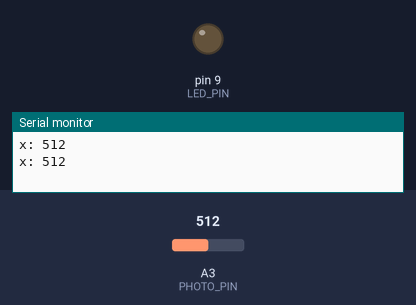
Simulated run of this sketch. Board: Arduino Uno, built with avr-gcc and run on an emulated ATmega328P. On the bench: output pins drawn as LEDs (lit = HIGH), the last lines printed to the serial monitor. The inputs (shaded band) are chosen by the test bench; at power-on: A3 (PHOTO_PIN) = 512.

Above: at 1.2 s.
1.3 s: A3 (PHOTO_PIN) set to 44
3.2 s: A3 (PHOTO_PIN) set to 35
At 5.3 s:
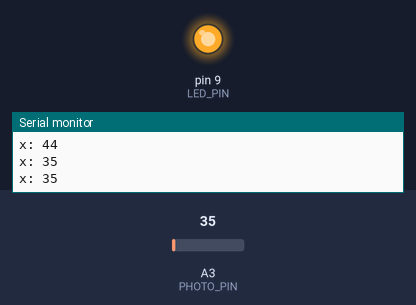
5.6 s: A3 (PHOTO_PIN) set to 122
At 7.3 s:
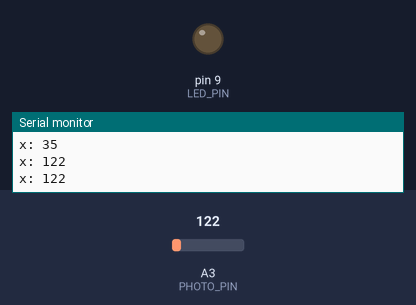
7.6 s: A3 (PHOTO_PIN) set to 30
At 9.5 s:
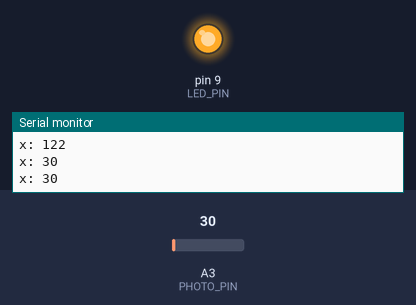
Timing chart, 0 to 10.7 s (numbered marks = the images above; inputs shaded):
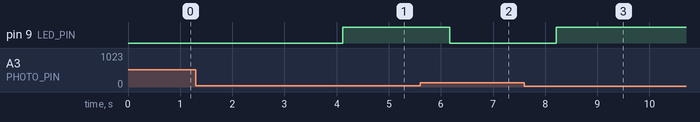

The sketch:

photoresistor.ino
```cpp
//#include "Axis.h"

const int PHOTO_PIN = A3;
const int LED_PIN   = 9;//the number of the LED pin

const int NUM_SAMPLES = 20;
const int THRESHOLD = 40;


void setup() {
  pinMode(LED_PIN, OUTPUT);
  Serial.begin(9600);
}

void loop() {

  int x = readAnalogPin(PHOTO_PIN);
  Serial.print("x: ");
  Serial.println(x);

  if(x < THRESHOLD) {
    digitalWrite(LED_PIN, HIGH);
  } else {
    digitalWrite(LED_PIN, LOW);
  }
  delay(1000);

}


int readAnalogPin(int pin) {
  long reading = 0;
  analogRead(pin);
  delay(1);
  for (int i = 0; i < NUM_SAMPLES; i++) {
    reading += analogRead(pin);
    delay(1);
  }
  return reading/NUM_SAMPLES;
}
```

Measured:
- the behaviour switches between 40 and 39 on A3 (PHOTO_PIN) (found by bisection; images 0 and 1)
- after the input at 3.2 s, pin 9 (LED_PIN): LOW → HIGH after 0.92 s
- after the input at 5.6 s, pin 9 (LED_PIN): HIGH → LOW after 0.57 s
- after the input at 7.6 s, pin 9 (LED_PIN): LOW → HIGH after 0.61 s
